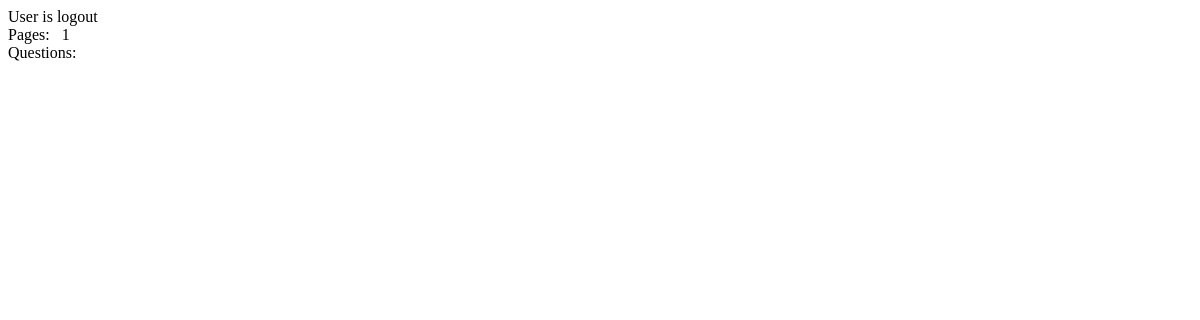
The page /popular/ on the database as committed earlier.
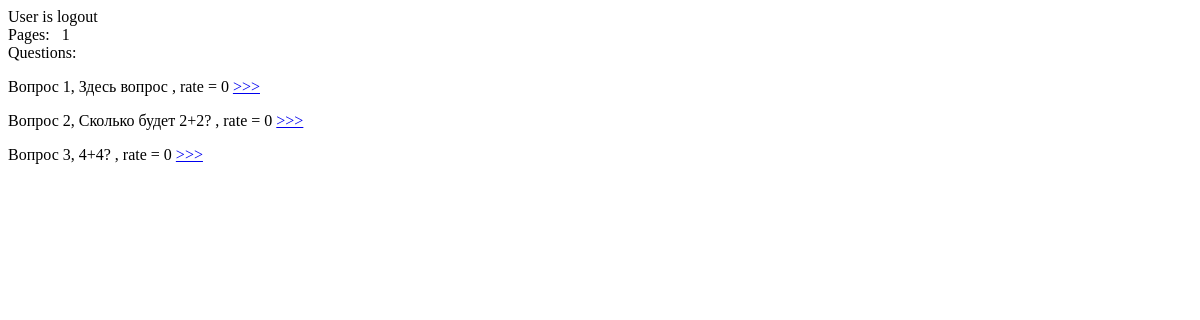
The same page on the database as committed later.
### qa/models.py (models this page shows)
class Question(models.Model):
   title = models.CharField(max_length=255)
   text = models.TextField()
   added_at = models.DateTimeField(auto_now=True)
   rating = models.IntegerField(default=0)
   author = models.ForeignKey(User, related_name='question_author')
   likes = models.ManyToManyField(User, related_name='question_likes')

### qa/views.py (the view)
# urls.py: url(r'^popular/', qa_popular_all, name='popular'),
def qa_popular_all(request):
    qa = Question.objects.all()
    qa = qa.order_by('-rating')
    page, paginator = paginate(request, qa)
    return render(request, 'questions_popular_list.html',
                  {'user': request.user, 'questions': page.object_list, 'paginator': paginator, 'page': page,})

### qa/views.py (called while the page is built)
def paginate(request, qs):
    try:
        limit = int(request.GET.get('limit', 10))
    except ValueError:
        limit = 10
    if limit > 100:
        limit = 10
    try:
        page = int(request.GET.get('page', 1))
    except ValueError:
        raise Http404
    paginator = Paginator(qs, limit)
    try:
        page = paginator.page(page)
    except EmptyPage:
        page = paginator.page(paginator.num_pages)
    return page, paginator

### templates/questions_popular_list.html (shortened to what this page needs)
<!DOCTYPE html>
<html>
    <head>
    </head>
    <body>
      {% if user.is_authenticated %}
         {{ user.get_username }} is logging in  <br>
      {% else %}
         User is logout <br>
      {% endif %}
      Pages: &nbsp;
      {% for p in paginator.page_range %}
        {% if p == page.number %}
           {{ p }} &nbsp;
        {% else %}
          <a href="{% url 'popular' p %}"> {{ p }} </a> &nbsp;
        {% endif %}
      {% endfor %}
      <br>
      Questions:
      {% for question in questions %}
      <p>  {{ question.title }}, {{ question.text }} , rate = {{ question.rating }}
          <a href="{% url 'question' question.id %}"> >>> </a>
      </p>
      {% endfor %}
    </body>
</html>

Rows that differ between the two databases and show on the page:
added Question: title "Вопрос 1", text "Здесь вопрос", rating "0"
added Question: title "Вопрос 2", text "Сколько будет 2+2?", rating "0"
added Question: title "Вопрос 3", text "4+4?", rating "0"
